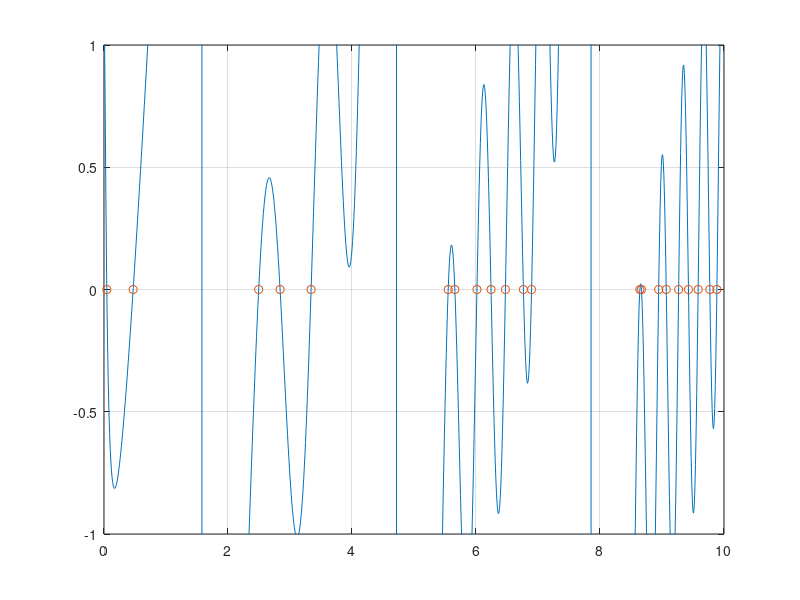

This chart was generated by the following MATLAB code:
close all; clear; clc;

tol = 1e-12;
f = @(x) sin(x .^ 2 + log(x)) + tan(x);
df = @(x) cos(x .^ 2 + log(x)) .* (2 * x + 1 ./ x) + 1 ./ cos(x) .^ 2;

h = 0.01;
h2 = h / 2;
xx = 0.01 : h : 10;
yy = f(xx);
pp = xx((yy(2:end) .* yy(1:(end-1))) < 0);
n = length(pp);

z = pi/2 : pi : 10;

for i = 1 : n
  if sum(abs(pp(i) - z) < h) > 0
    pp(i) = -1;
  end
end

pp = pp(pp > 0);
n = length(pp);

x_falsi = zeros(n, 1);
errs_falsi = zeros(n, 1);
x_newton = zeros(n, 1);
errs_newton = zeros(n, 1);
iters_falsi = zeros(n, 1);
iters_newton = zeros(n, 1);

fig = figure;
plot(xx, yy);
grid on;
ylim([-1 1]);


for i = 1 : n
  x = pp(i);
  a = x;
  b = x + h;
  fa = f(a);
  fb = f(b);
  
  % regula falsi
  for iter = 1 : 100
    c = (fa * b - fb * a) / (fa - fb);
    fc = f(c);
    
    if abs(fc) < tol
      break;
    end

    if fa * fc < 0
      b = c;
      fb = fc;
    else
      a = c;
      fa = fc;
    end
  end

  x_falsi(i) = c;
  errs_falsi(i) = abs(fc);
  iters_falsi(i) = iter;

  % metoda Newtona
  fx = f(x);
  for iter = 1 : 50
    x = x - fx / df(x);
    fx = f(x);
    if abs(fx) < tol
      break;
    end
  end

  x_newton(i) = x;
  errs_newton(i) = abs(fx);
  iters_newton(i) = iter;
end

display(x_falsi);
display(errs_falsi);
display(iters_falsi);

display(x_newton);
display(errs_newton);
display(iters_newton);

hold on;
plot(x_newton, zeros(n, 1), 'o');
saveas(fig, 'fig12.png');
close(fig);